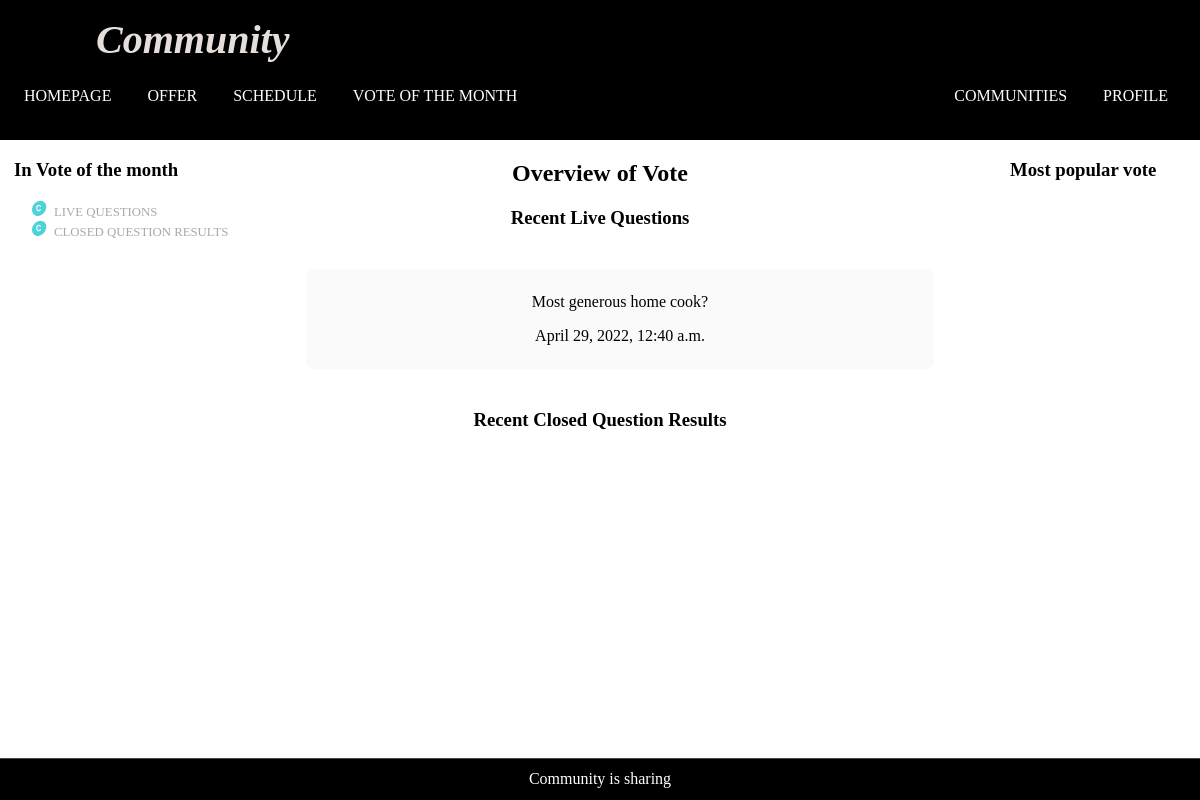
The page /polls/ (signed in) on the database its author committed.
### polls/models.py (models this page shows, shortened)
class Question(models.Model):
    question_text = models.CharField(max_length=200)
    pub_date = models.DateTimeField("date publised")
    closed = models.BooleanField(default=False)
    author = models.ForeignKey(User, on_delete=models.SET_NULL, null=True)
    community = models.ForeignKey(Community, on_delete=models.CASCADE)

### polls/views.py (the view)
# urls.py: path("", views.IndexView.as_view(), name="index-view"),
class IndexView(TemplateView):
    template_name = "polls/index.html"
    def get_recent_live_questions(self, request):
        recent_live_questions = Question.objects.filter(
            pub_date__lte=timezone.now(),
            closed=False,
            community__in=request.user.community_set.all(),
        ).order_by("-pub_date")
        if recent_live_questions.count() >= 5:
            recent_live_questions = recent_live_questions[:5]
        return recent_live_questions
    def get_recent_closed_questions(self, request):
        recent_closed_questions = Question.objects.filter(
            pub_date__lte=timezone.now(),
            closed=True,
            community__in=request.user.community_set.all(),
        ).order_by("-pub_date")
        if recent_closed_questions.count() >= 5:
            recent_closed_questions = recent_closed_questions[:5]
        return recent_closed_questions
    def get(self, request):
        recent_live_questions = self.get_recent_live_questions(request)
        recent_closed_questions = self.get_recent_closed_questions(request)
        context = {
            "recent_live_questions": recent_live_questions,
            "recent_closed_questions": recent_closed_questions,
        }
        return render(request, "polls/index.html", context=context)

### polls/templates/polls/index.html (shortened to what this page needs)
{% extends "polls/base.html" %}
{% load static%}
{% block customstyle%}
{{block.super}}
<link rel="stylesheet" href="{% static 'polls/index_style.css' %}">
<link rel="stylesheet" href="{% static 'polls/question_detail_modal_style.css' %}">
{% endblock customstyle %}
{% block votepagecontent %}
<div class="vote-overview" x-data="{'isModalOpen':false}" x-on:keydown.escape="isModalOpen=false">
    <h2>
        Overview of Vote
    </h2>
    <section class="recent-live-questions">
        <h3>
            Recent Live Questions
        </h3>
        <ul class="question-list">
            {% for question in recent_live_questions %}
            <li class="bubble-item live-question" hx-get="{% url 'polls:question-detail-modal' pk=question.id %}"
                hx-trigger="click" hx-target=".modal-target" hx-swap="outerHTML" x-on:click="isModalOpen = true"
                x-transition>
                <p>{{ question.question_text }} </p>
                <p>{{ question.pub_date}}</p>
            </li>
            {% endfor %}
        </ul>
    </section>
    <section class="recent-closed-questions">
        <h3>
            Recent Closed Question Results
        </h3>
    </section>
</div>
{% endblock votepagecontent%}

### community/static/community/utility.css (style rules this page uses)
.bubble-item { padding: 0.5rem; border-radius: 8px; margin: 1rem; background-color: #FAFAFA; cursor: pointer; box-shadow: 0px 8px 16px transparent; }

### polls/static/polls/base_style.css (style rules this page uses)
ul.question-list { list-style-type: none; }
ul.question-list li.bubble-item { margin-top: 2.5rem; margin-bottom: 2.5rem; }

### polls/static/polls/index_style.css (style rules this page uses)
div.vote-overview h2 { text-align: center; }
section h3 { text-align: center; }

### community/templates/community/base.html (style rules this page uses)
html, body { margin: 0; padding: 0; height: 100vh; }

### rows shown on the page
Question: question_text "Most generous home cook?", pub_date "April 29, 2022, 12:40 a.m."
